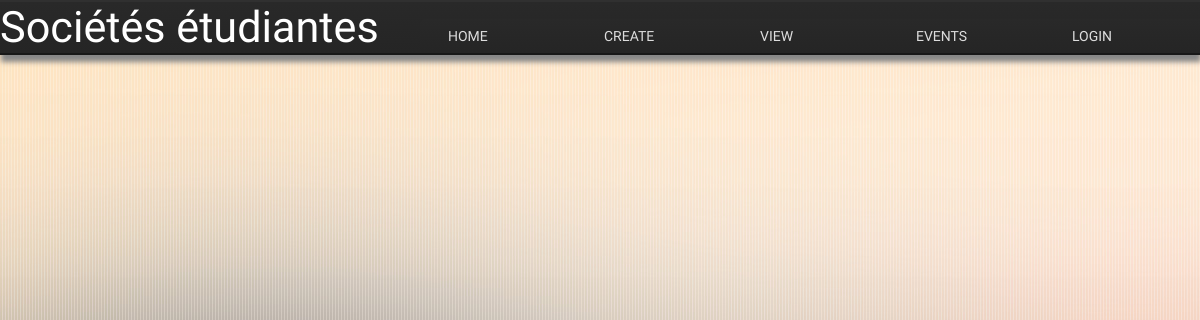
The app's page /viewstudent.php, older data.
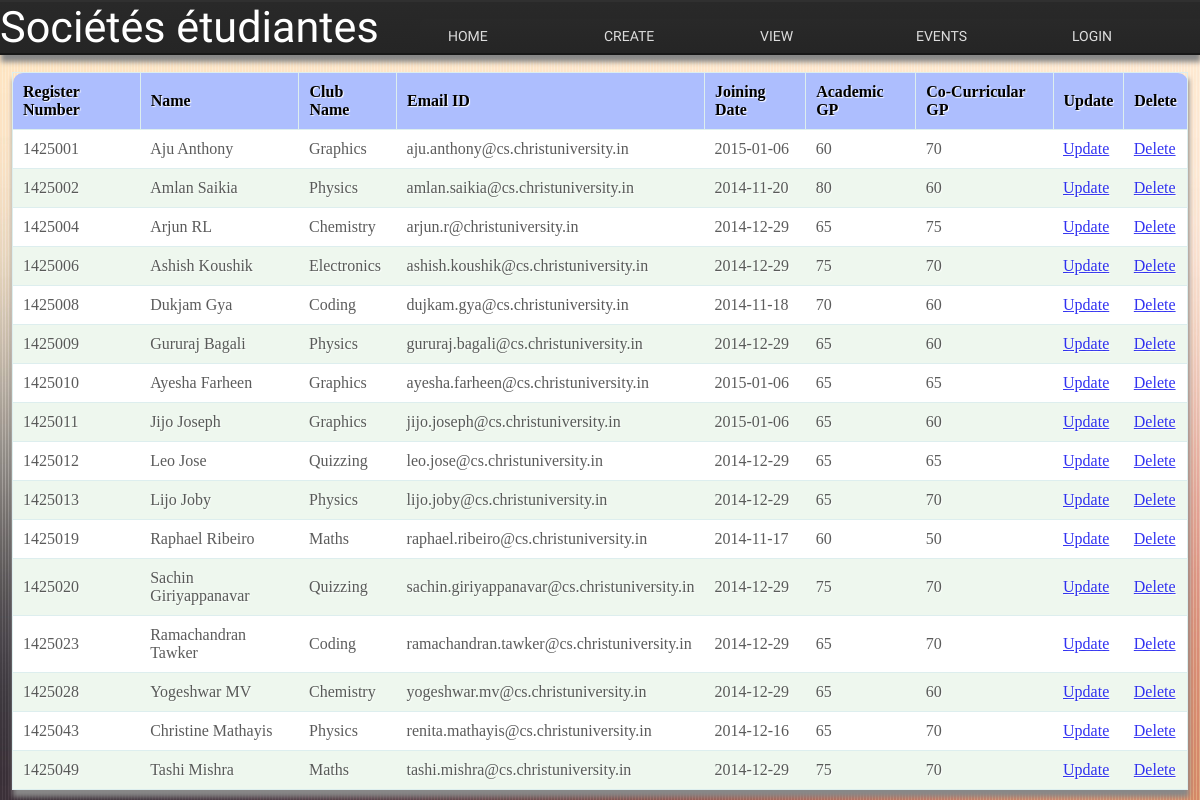
The same page, newer data.
### tables this page shows
CREATE TABLE `student` (
  `registerno` int(7) NOT NULL DEFAULT '0',
  `name` varchar(30) NOT NULL,
  `clubid` int(5) NOT NULL,
  `emailid` varchar(60) DEFAULT NULL,
  `joindate` date NOT NULL,
  `AGP` mediumint(9) DEFAULT NULL,
  `CCGP` mediumint(9) DEFAULT NULL,
  PRIMARY KEY (`registerno`),
  KEY `clubid` (`clubid`),
  CONSTRAINT `student_ibfk_1` FOREIGN KEY (`clubid`) REFERENCES `club` (`clubid`)
);

CREATE TABLE `club` (
  `clubid` int(5) NOT NULL DEFAULT '0',
  `clubname` varchar(30) DEFAULT NULL,
  `classroomid` int(5) DEFAULT NULL,
  PRIMARY KEY (`clubid`),
  UNIQUE KEY `clubname` (`clubname`),
  UNIQUE KEY `classroomid` (`classroomid`)
);

### viewstudent.php (the view, shortened to what this page needs)
<!DOCTYPE html>
	<head>
		<link rel="stylesheet" href="css/style.css">
	</head>
	<body>
	<?php
		include "nav.php";
		$con=mysqli_connect("localhost","root","") or die("not connected");
		$sql = "SELECT s.registerno,s.name,c.clubname,s.emailid,s.joindate,s.AGP, s.CCGP FROM student s, club c where s.clubid=c.clubid order by registerno";
		$result = mysqli_query($con, $sql);
	if (mysqli_num_rows($result) > 0)
	{
    	echo "<table border='1' cellpadding='5' cellspacing='5' width='90%'><thead> <tr><th> Register Number </th> <th> Name </th> <th> Club Name </th> <th> Email ID </th> <th> Joining Date </th> <th> Academic GP </th> <th> Co-Curricular GP </th><th> Update </th><th> Delete </th> </tr> </thead> <br><br>";
        while($row = mysqli_fetch_assoc($result))
    	{
   		 	echo "<tr> <td>" . $row["registerno"]."</td>
        	<td>". $row["name"]. "</td>
        	<td>". $row["clubname"]. "</td>
        	<td>". $row["emailid"]. "</td>
        	<td>" . $row["joindate"]. "</td>
        	<td>". $row['AGP']."</td>
        	<td>". $row['CCGP']."</td>
        	<td> <a href='studentupdate.php?id=".$row['registerno']."'>Update </a> </td>
        	<td> <a href='deletestudent.php?id=".$row['registerno']."'>Delete </a> </td>
        	 </tr>";
	  	}
	  	echo "</table>";
	}
	else
 	{
    	echo "0 results";
	}
?>

Row changes from the older to the newer data that the page shows:
now on this page (row edited): student: registerno "1425001", name "Aju Anthony", clubid.clubname "Graphics", emailid "aju.anthony@cs.christuniversity.in", joindate "2015-01-06", AGP "60", CCGP "70"
now on this page (row edited): student: registerno "1425002", name "Amlan Saikia", clubid.clubname "Physics", emailid "amlan.saikia@cs.christuniversity.in", joindate "2014-11-20", AGP "80", CCGP "60"
added student: registerno "1425004", name "Arjun RL", clubid.clubname "Chemistry", emailid "arjun.r@christuniversity.in", joindate "2014-12-29", AGP "65", CCGP "75"
added student: registerno "1425006", name "Ashish Koushik", clubid.clubname "Electronics", emailid "ashish.koushik@cs.christuniversity.in", joindate "2014-12-29", AGP "75", CCGP "70"
now on this page (row unchanged): student: registerno "1425008", name "Dukjam Gya", clubid.clubname "Coding", emailid "dujkam.gya@cs.christuniversity.in", joindate "2014-11-18", AGP "70", CCGP "60"
added student: registerno "1425009", name "Gururaj Bagali", clubid.clubname "Physics", emailid "gururaj.bagali@cs.christuniversity.in", joindate "2014-12-29", AGP "65", CCGP "60"
added student: registerno "1425010", name "Ayesha Farheen", clubid.clubname "Graphics", emailid "ayesha.farheen@cs.christuniversity.in", joindate "2015-01-06", AGP "65", CCGP "65"
added student: registerno "1425011", name "Jijo Joseph", clubid.clubname "Graphics", emailid "jijo.joseph@cs.christuniversity.in", joindate "2015-01-06", AGP "65", CCGP "60"
added student: registerno "1425012", name "Leo Jose", clubid.clubname "Quizzing", emailid "leo.jose@cs.christuniversity.in", joindate "2014-12-29", AGP "65", CCGP "65"
added student: registerno "1425013", name "Lijo Joby", clubid.clubname "Physics", emailid "lijo.joby@cs.christuniversity.in", joindate "2014-12-29", AGP "65", CCGP "70"
now on this page (row unchanged): student: registerno "1425019", name "Raphael Ribeiro", clubid.clubname "Maths", emailid "raphael.ribeiro@cs.christuniversity.in", joindate "2014-11-17", AGP "60", CCGP "50"
added student: registerno "1425020", name "Sachin Giriyappanavar", clubid.clubname "Quizzing", emailid "sachin.giriyappanavar@cs.christuniversity.in", joindate "2014-12-29", AGP "75", CCGP "70"
added student: registerno "1425023", name "Ramachandran Tawker", clubid.clubname "Coding", emailid "ramachandran.tawker@cs.christuniversity.in", joindate "2014-12-29", AGP "65", CCGP "70"
added student: registerno "1425028", name "Yogeshwar MV", clubid.clubname "Chemistry", emailid "yogeshwar.mv@cs.christuniversity.in", joindate "2014-12-29", AGP "65", CCGP "60"
now on this page (row unchanged): student: registerno "1425043", name "Christine Mathayis", clubid.clubname "Physics", emailid "renita.mathayis@cs.christuniversity.in", joindate "2014-12-16", AGP "65", CCGP "70"
added student: registerno "1425049", name "Tashi Mishra", clubid.clubname "Maths", emailid "tashi.mishra@cs.christuniversity.in", joindate "2014-12-29", AGP "75", CCGP "70"
Text that changed along with them:
text no longer shown: "0 results"
text now shown: "Register Number Name Club Name Email ID Joining Date Academic GP Co-Curricular GP Update Delete"
